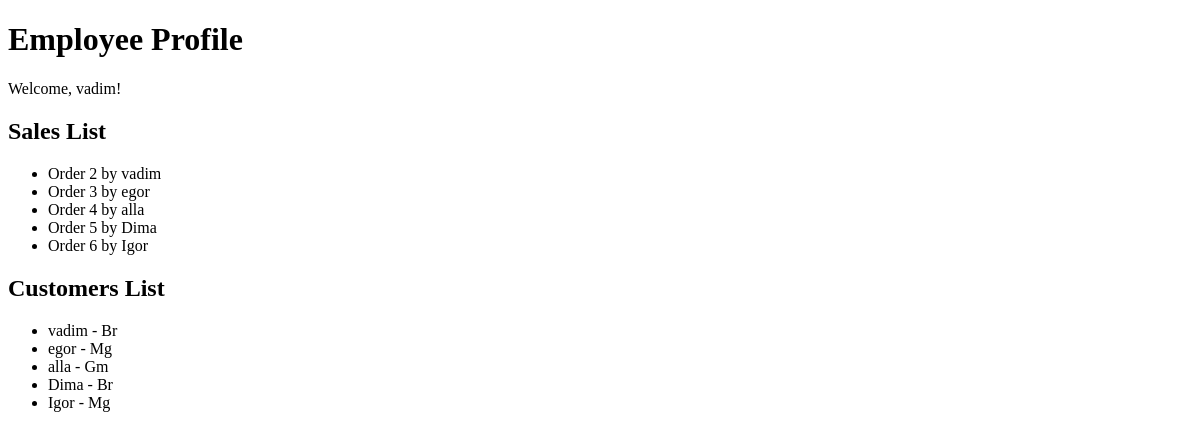
The app's page /employee_profile/ (signed in), older data.
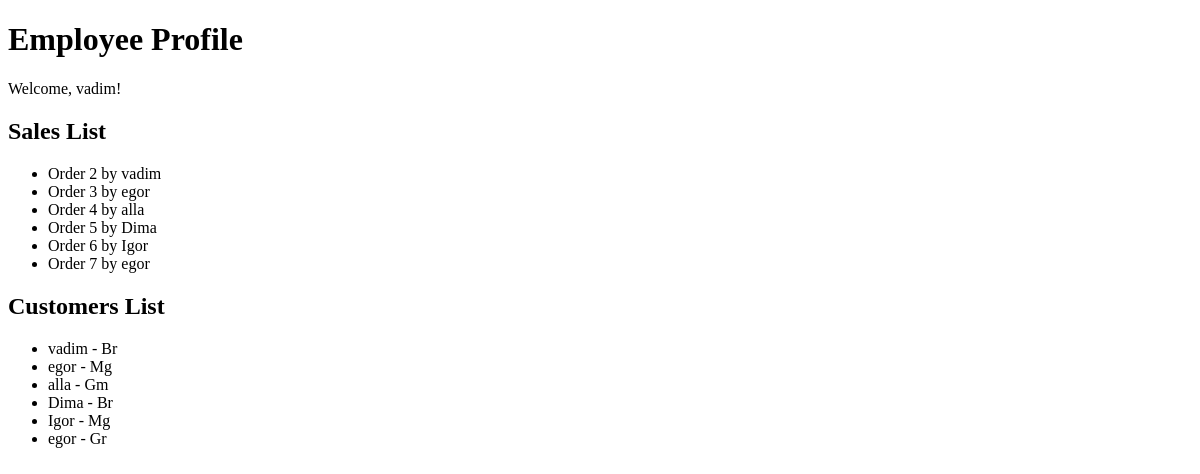
The same page, newer data.
### furniture/models.py (models this page shows, shortened)
class Sale(models.Model):
    id = models.AutoField(primary_key=True)
    order_date = models.DateField(auto_now_add=True)
    client = models.CharField(max_length=200)
    products = models.ForeignKey(Product, on_delete=models.CASCADE)
    def __str__(self):
        return f"Order {self.id} by {self.client}"

class Client(models.Model):
    name = models.CharField(max_length=50)
    phone = models.CharField(max_length=22, default="+375 (29) ")
    address = models.CharField(max_length=200)
    CITIES = (
        ('Br', 'Brest'),
        ('Gr', 'Grodno'),
        ('Vb', 'Vitebsk'),
        ('Mg', 'Mogilev'),
        ('Mn', 'Minsk'),
        ('Gm', 'Gomel'),
    )
    city = models.CharField(max_length=10, choices=CITIES)

### furniture/views.py (the view)
# urls.py: path('employee_profile/', views.employee_profile, name='employee_profile'),
@login_required
def employee_profile(request):
    sales = Sale.objects.all()
    clients = Client.objects.all()
    return render(request, 'employee_profile.html', {
        'sales': sales,
        'clients': clients,
    })

### furniture/templates/employee_profile.html (shortened to what this page needs)
<!DOCTYPE html>
<html lang="en">
<head>
</head>
<body>
    <h1>Employee Profile</h1>
    <p>Welcome, {{ user.username }}!</p>
    <h2>Sales List</h2>
    <ul>
        {% for sale in sales %}
            <li>{{ sale }}</li>
        {% endfor %}
    </ul>
    <h2>Customers List</h2>
    <ul>
        {% for customer in clients %}
            <li>{{ customer.name }} - {{ customer.city }}</li>
        {% endfor %}
    </ul>
</body>
</html>

Row changes from the older to the newer data that the page shows:
added Sale: id+client "Order 7 by egor"
added Client: name "egor", city "Gr"
